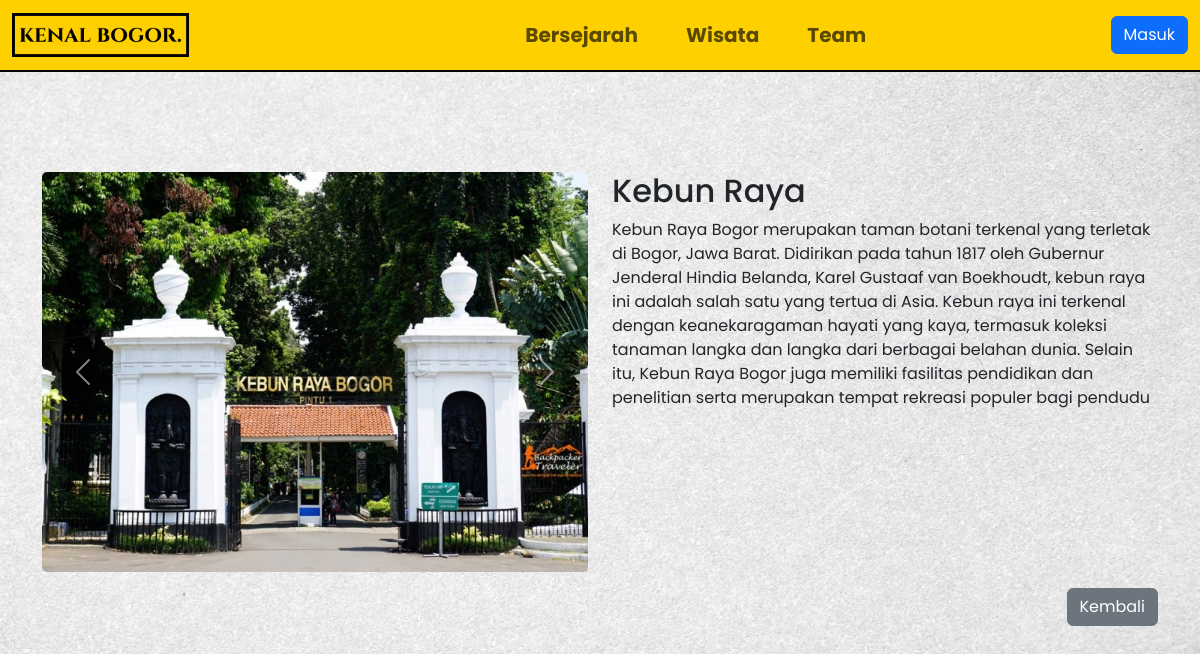
Page /tempatSejarahDetailPage.php?id=1 on the committed database.
### tables this page shows
CREATE TABLE IF NOT EXISTS `tempat_bersejarah` (
  `id` int(11) NOT NULL AUTO_INCREMENT,
  `nama_tempat` varchar(50) NOT NULL,
  `deskripsi` varchar(1000) NOT NULL,
  `gambar1` varchar(50) NOT NULL,
  `gambar2` varchar(50) DEFAULT NULL,
  `gambar3` varchar(50) DEFAULT NULL,
  `maps` varchar(400) DEFAULT NULL,
  PRIMARY KEY (`id`)
);

### tempatSejarahDetailPage.php (the view, shortened to what this page needs)
<?php
include('connection/connection.php');
include('layout/header.php');
?>
<!DOCTYPE html>
<html lang="en">
<head>
    <link href="https://cdn.jsdelivr.net/npm/bootstrap@5.3.3/dist/css/bootstrap.min.css" rel="stylesheet">
    <link rel="stylesheet" href="css/style.css">
</head>
<body>
    <div class="container tempat-detail">
        <?php
        if (isset($_GET['id'])) {
            $id = $_GET['id'];
            $query = "SELECT * FROM tempat_bersejarah WHERE id=?";
            $stmt = $conn->prepare($query);
            $stmt->bind_param("i", $id);
            $stmt->execute();
            $result = $stmt->get_result();
            if ($result->num_rows === 1) {
                $row = $result->fetch_assoc();
        ?>
                <div class="row">
                    <div class="col-md-6">
                        <div id="carouselExampleSlidesOnly" class="carousel slide" data-bs-ride="carousel">
                            <div class="carousel-inner">
                                <div class="carousel-item active">
                                    <img src="assets/Tempat Bersejarah/<?php echo $row['gambar1']; ?>" class="carousel-image" alt="...">
                                </div>
                            </div>
                            <button class="carousel-control-prev" type="button" data-bs-target="#carouselExampleSlidesOnly" data-bs-slide="prev">
                                <span class="carousel-control-prev-icon" aria-hidden="true"></span>
                            </button>
                            <button class="carousel-control-next" type="button" data-bs-target="#carouselExampleSlidesOnly" data-bs-slide="next">
                                <span class="carousel-control-next-icon" aria-hidden="true"></span>
                            </button>
                        </div>
                    </div>
                    <div class="col-md-6">
                        <h2><?php echo $row['nama_tempat']; ?></h2>
                        <p><?php echo $row['deskripsi']; ?></p>
                    </div>
                </div>
        <?php
            } else {
                echo "ID Lebih dari satu";
            }
        } else {
            echo "Parameter ID tidak ditemukan.";
        }
        ?>
    </div>
    <div class="container mt-3">
        <div class="row">
            <div class="col-md-12">
                <a href="tempatSejarahPage.php" class="btn btn-secondary float-md-end mb-3">Kembali</a>
            </div>
        </div>
    </div>
</body>
</html>

### css/style.css (style rules this page uses)
* { font-family: 'Poppins', sans-serif; }
body { background-image: url('/assets/Background.jpeg'); background-size: cover; background-repeat: no-repeat; background-position: center center; background-attachment: fixed; }
.carousel-image { box-shadow: 1px 1px 5px 1px rgba(0, 0, 0, 0.1); border-radius: 5px; height: 400px; object-fit: cover; width: 100%; }
.tempat-detail { margin-top: 100px; }

### rows in the picture
tempat_bersejarah: gambar1 (picture), nama_tempat "Kebun Raya", deskripsi "Kebun Raya Bogor merupakan taman botani terkenal yang terletak di Bogor, Jawa Barat. Didirikan pada tahun 1817 oleh Gubernur Jenderal Hindia Belanda, Karel Gustaaf van Boekhoudt, kebun raya ini adalah salah satu yang tertua di Asia. Kebun raya ini terkenal dengan keanekaragaman hayati yang kaya, termasuk koleksi tanaman langka dan langka dari berbagai belahan dunia. Selain itu, Kebun Raya Bogor juga memiliki fasilitas pendidikan dan penelitian serta merupakan tempat rekreasi populer bagi pendudu"
